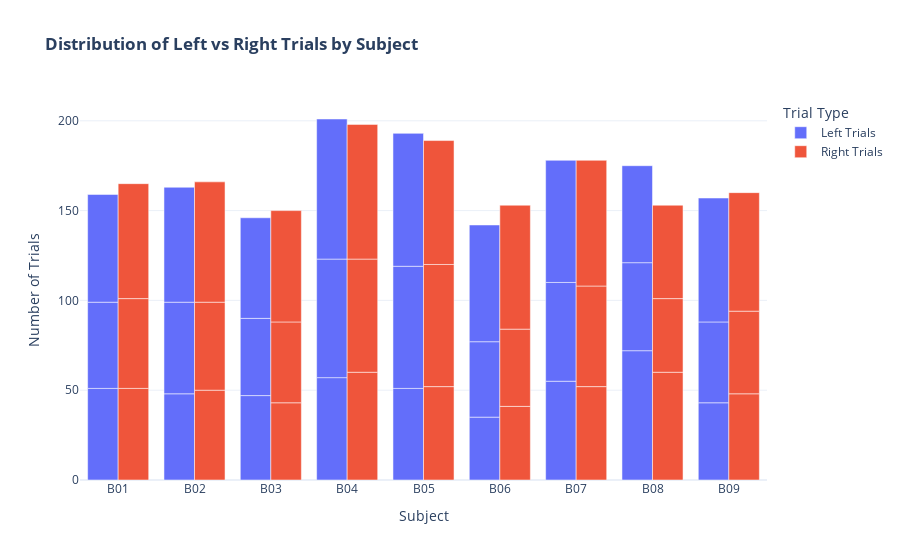

Here is the notebook cell this chart was saved with:
### Code cell
def plot_trial_distribution(summary_df):
    """Create an interactive plot of trial distribution."""
    fig = px.bar(summary_df, 
                 x='Subject', 
                 y=['Left Trials', 'Right Trials'],
                 title='<b>Distribution of Left vs Right Trials by Subject</b>',
                 labels={'value': 'Number of Trials', 'variable': 'Trial Type'},
                 barmode='group',
                 color_discrete_sequence=['#636EFA', '#EF553B'],
                 hover_name='Session')
    
    fig.update_layout(
        xaxis_title='Subject',
        yaxis_title='Number of Trials',
        legend_title='Trial Type',
        hovermode='x unified',
        template='plotly_white'
    )
    fig.show()

# Display the interactive plot
plot_trial_distribution(summary_df)

### Figure 1 — Plotly figure (JSON) as saved in the notebook; plotly's stock layout.template omitted (floating-point values rounded to 4 significant figures)
{"data": [{"alignmentgroup": "True", "hovertemplate": "<b>%{hovertext}</b><br><br>Trial Type=Left Trials<br>Subject=%{x}<br>Number of Trials=%{y}<extra></extra>", "hovertext": ["01 (T)", "02 (T)", "03 (T)", "01 (T)", "02 (T)", "03 (T)", "01 (T)", "02 (T)", "03 (T)", "01 (T)", "02 (T)", "03 (T)", "01 (T)", "02 (T)", "03 (T)", "01 (T)", "02 (T)", "03 (T)", "01 (T)", "02 (T)", "03 (T)", "01 (T)", "02 (T)", "03 (T)", "01 (T)", "02 (T)", "03 (T)"], "legendgroup": "Left Trials", "marker": {"color": "#636EFA", "pattern": {"shape": ""}}, "name": "Left Trials", "offsetgroup": "Left Trials", "orientation": "v", "showlegend": true, "textposition": "auto", "type": "bar", "x": ["B01", "B01", "B01", "B02", "B02", "B02", "B03", "B03", "B03", "B04", "B04", "B04", "B05", "B05", "B05", "B06", "B06", "B06", "B07", "B07", "B07", "B08", "B08", "B08", "B09", "B09", "B09"], "xaxis": "x", "y": [51, 48, 60, 48, 51, 64, 47, 43, 56, 57, 66, 78, 51, 68, 74, 35, 42, 65, 55, 55, 68, 72, 49, 54, 43, 45, 69], "yaxis": "y"}, {"alignmentgroup": "True", "hovertemplate": "<b>%{hovertext}</b><br><br>Trial Type=Right Trials<br>Subject=%{x}<br>Number of Trials=%{y}<extra></extra>", "hovertext": ["01 (T)", "02 (T)", "03 (T)", "01 (T)", "02 (T)", "03 (T)", "01 (T)", "02 (T)", "03 (T)", "01 (T)", "02 (T)", "03 (T)", "01 (T)", "02 (T)", "03 (T)", "01 (T)", "02 (T)", "03 (T)", "01 (T)", "02 (T)", "03 (T)", "01 (T)", "02 (T)", "03 (T)", "01 (T)", "02 (T)", "03 (T)"], "legendgroup": "Right Trials", "marker": {"color": "#EF553B", "pattern": {"shape": ""}}, "name": "Right Trials", "offsetgroup": "Right Trials", "orientation": "v", "showlegend": true, "textposition": "auto", "type": "bar", "x": ["B01", "B01", "B01", "B02", "B02", "B02", "B03", "B03", "B03", "B04", "B04", "B04", "B05", "B05", "B05", "B06", "B06", "B06", "B07", "B07", "B07", "B08", "B08", "B08", "B09", "B09", "B09"], "xaxis": "x", "y": [51, 50, 64, 50, 49, 67, 43, 45, 62, 60, 63, 75, 52, 68, 69, 41, 43, 69, 52, 56, 70, 60, 41, 52, 48, 46, 66], "yaxis": "y"}], "layout": {"barmode": "group", "hovermode": "x unified", "legend": {"title": {"text": "Trial Type"}, "tracegroupgap": 0}, "title": {"text": "<b>Distribution of Left vs Right Trials by Subject</b>"}, "xaxis": {"anchor": "y", "domain": [0, 1], "title": {"text": "Subject"}}, "yaxis": {"anchor": "x", "domain": [0, 1], "title": {"text": "Number of Trials"}}}}
